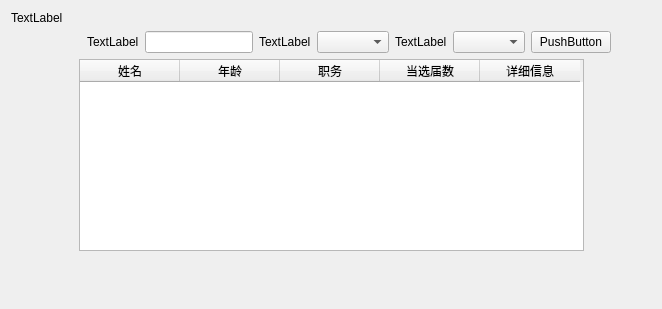
<?xml version="1.0" encoding="UTF-8"?>
<ui version="4.0">
 <class>Form</class>
 <widget class="QWidget" name="Form">
  <property name="geometry">
   <rect>
    <x>0</x>
    <y>0</y>
    <width>662</width>
    <height>309</height>
   </rect>
  </property>
  <property name="windowTitle">
   <string>Form</string>
  </property>
  <layout class="QVBoxLayout" name="verticalLayout">
   <item>
    <widget class="QLabel" name="label">
     <property name="text">
      <string>TextLabel</string>
     </property>
    </widget>
   </item>
   <item>
    <layout class="QHBoxLayout" name="horizontalLayout">
     <item>
      <layout class="QHBoxLayout" name="horizontalLayout_2">
       <item>
        <spacer name="horizontalSpacer_3">
         <property name="orientation">
          <enum>Qt::Horizontal</enum>
         </property>
         <property name="sizeHint" stdset="0">
          <size>
           <width>40</width>
           <height>20</height>
          </size>
         </property>
        </spacer>
       </item>
       <item>
        <widget class="QLabel" name="label_2">
         <property name="text">
          <string>TextLabel</string>
         </property>
        </widget>
       </item>
       <item>
        <widget class="QLineEdit" name="lineEdit"/>
       </item>
      </layout>
     </item>
     <item>
      <layout class="QHBoxLayout" name="horizontalLayout_3">
       <item>
        <widget class="QLabel" name="label_3">
         <property name="text">
          <string>TextLabel</string>
         </property>
        </widget>
       </item>
       <item>
        <widget class="QComboBox" name="comboBox"/>
       </item>
      </layout>
     </item>
     <item>
      <layout class="QHBoxLayout" name="horizontalLayout_4">
       <item>
        <widget class="QLabel" name="label_4">
         <property name="text">
          <string>TextLabel</string>
         </property>
        </widget>
       </item>
       <item>
        <widget class="QComboBox" name="comboBox_2"/>
       </item>
       <item>
        <widget class="QPushButton" name="pushButton">
         <property name="text">
          <string>PushButton</string>
         </property>
        </widget>
       </item>
       <item>
        <spacer name="horizontalSpacer_4">
         <property name="orientation">
          <enum>Qt::Horizontal</enum>
         </property>
         <property name="sizeHint" stdset="0">
          <size>
           <width>40</width>
           <height>20</height>
          </size>
         </property>
        </spacer>
       </item>
      </layout>
     </item>
    </layout>
   </item>
   <item>
    <layout class="QHBoxLayout" name="horizontalLayout_5">
     <item>
      <spacer name="horizontalSpacer">
       <property name="orientation">
        <enum>Qt::Horizontal</enum>
       </property>
       <property name="sizeHint" stdset="0">
        <size>
         <width>40</width>
         <height>20</height>
        </size>
       </property>
      </spacer>
     </item>
     <item>
      <widget class="QTableWidget" name="tableWidget">
       <property name="sizePolicy">
        <sizepolicy hsizetype="Fixed" vsizetype="Expanding">
         <horstretch>0</horstretch>
         <verstretch>0</verstretch>
        </sizepolicy>
       </property>
       <property name="minimumSize">
        <size>
         <width>505</width>
         <height>0</height>
        </size>
       </property>
       <column>
        <property name="text">
         <string>姓名</string>
        </property>
       </column>
       <column>
        <property name="text">
         <string>年龄</string>
        </property>
       </column>
       <column>
        <property name="text">
         <string>职务</string>
        </property>
       </column>
       <column>
        <property name="text">
         <string>当选届数</string>
        </property>
       </column>
       <column>
        <property name="text">
         <string>详细信息</string>
        </property>
       </column>
      </widget>
     </item>
     <item>
      <spacer name="horizontalSpacer_2">
       <property name="orientation">
        <enum>Qt::Horizontal</enum>
       </property>
       <property name="sizeHint" stdset="0">
        <size>
         <width>40</width>
         <height>20</height>
        </size>
       </property>
      </spacer>
     </item>
    </layout>
   </item>
   <item>
    <spacer name="verticalSpacer">
     <property name="orientation">
      <enum>Qt::Vertical</enum>
     </property>
     <property name="sizeHint" stdset="0">
      <size>
       <width>20</width>
       <height>40</height>
      </size>
     </property>
    </spacer>
   </item>
  </layout>
 </widget>
 <resources/>
 <connections/>
</ui>
